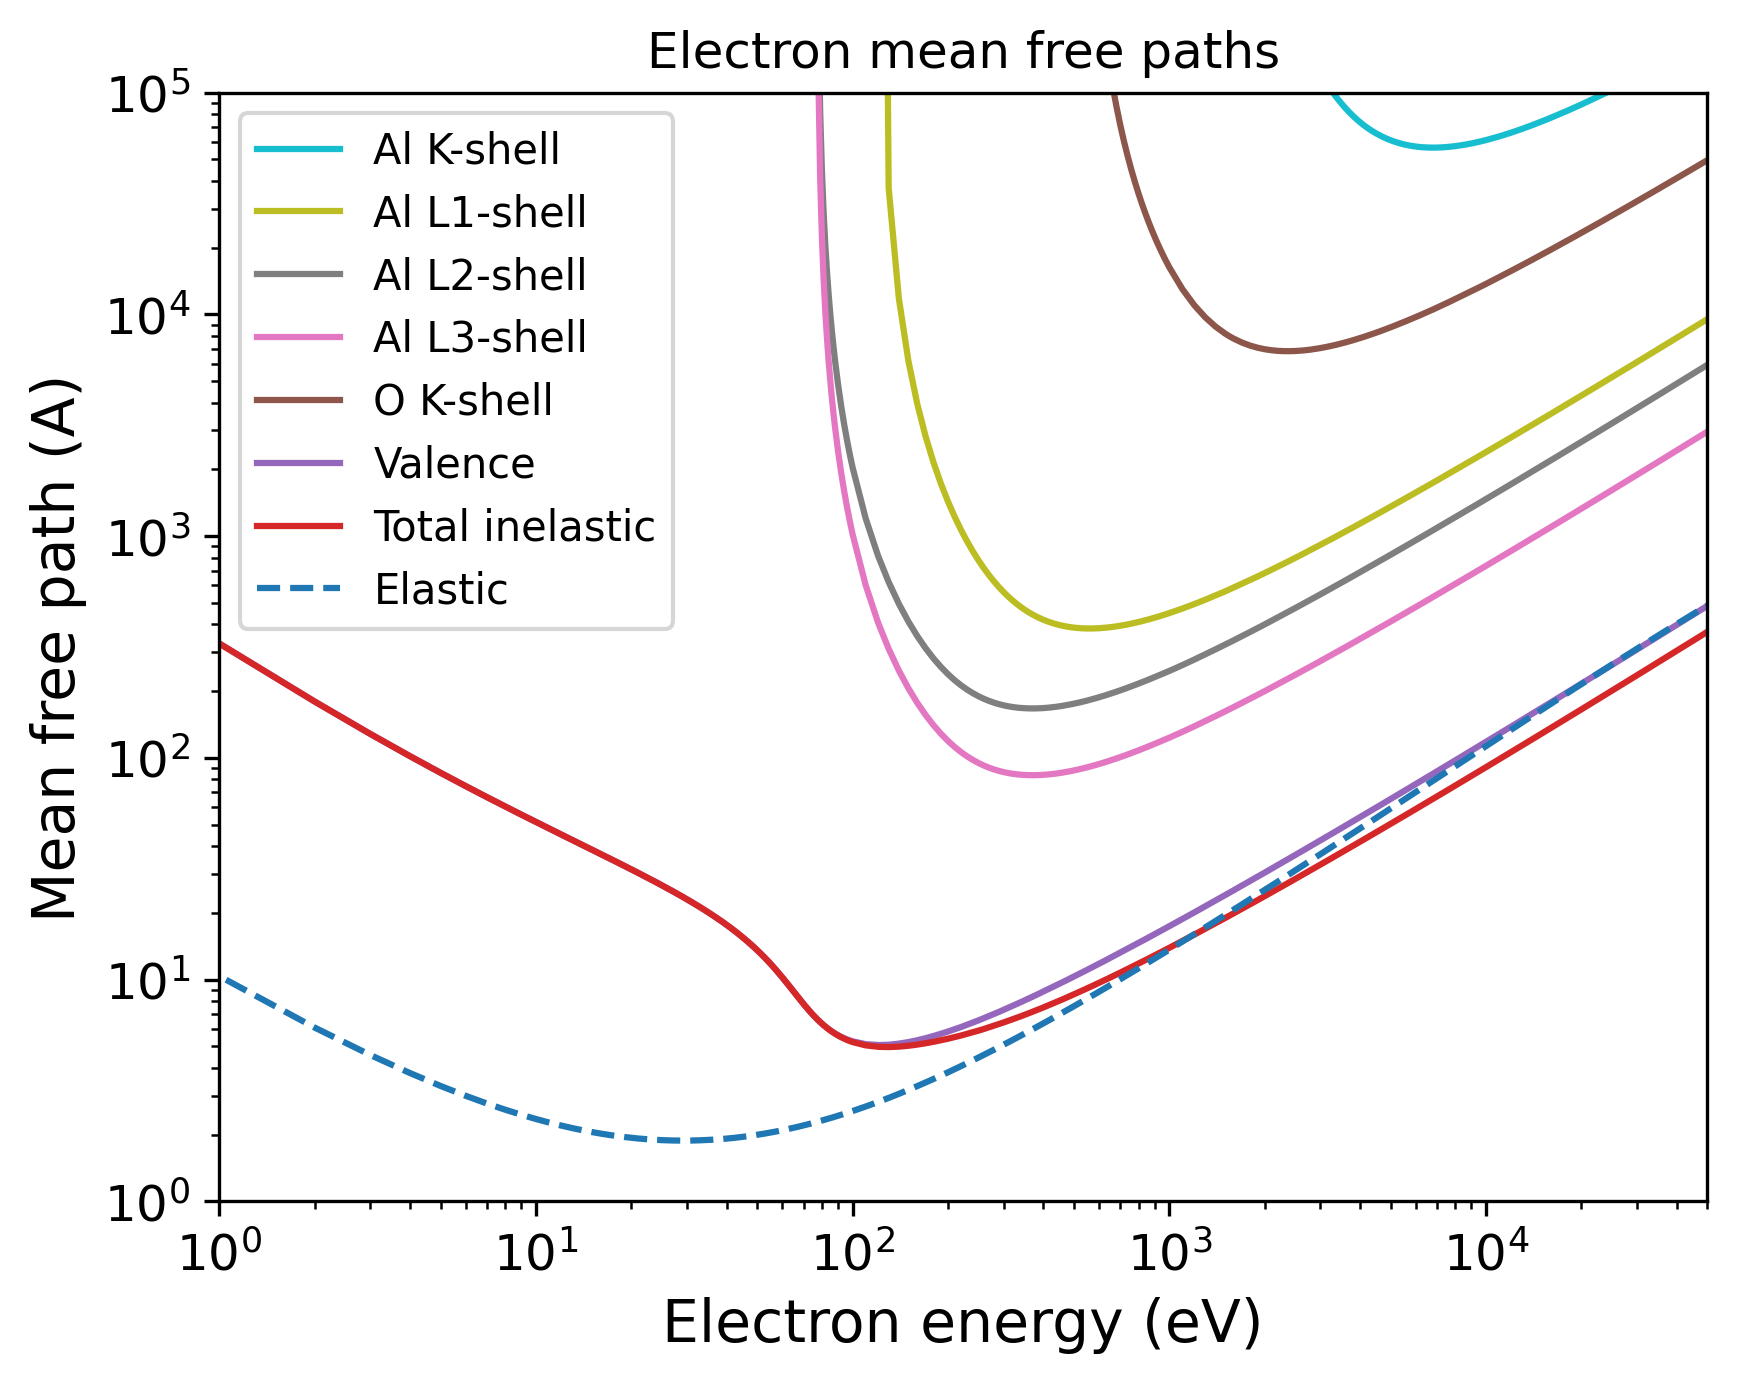

Reproduce this figure in Python.
import pandas as pd
import numpy as np
import matplotlib.pyplot as plt
import matplotlib.cm as cm
# Set the format:
plt.xlabel("Electron energy (eV)", fontsize=14)
plt.ylabel("Mean free path (A)", fontsize=14)
plt.xticks(fontsize=12)
plt.yticks(fontsize=12)
plt.grid(False)
# Set the axes:
# Read the output file:
df = pd.read_csv(r"OUTPUT_k-Al2O3_Electron_IMFP.dat", sep=r'\s+', header=None, comment="#", skipinitialspace=True)
plt.xscale("log")
plt.yscale("log")
# Prepare the plot:
columns_to_plot = [ 1, 2, 3, 4, 5, 6, 7]
labels = [ "Al K-shell", "Al L1-shell", "Al L2-shell", "Al L3-shell", "O K-shell", "Valence", "Total inelastic"]
# Create N distinct colors from a colormap
N = len(columns_to_plot)
colors = plt.cm.tab10(np.linspace(1, 0, 10))
# Set line styles:
linestyles = [ "-", "-", "-", "-", "-", "-", "-"]
for i, col in enumerate(columns_to_plot):
    color = colors[i % len(colors)]
    ls    = linestyles[i % len(linestyles)]
    label = labels[i % len(labels)]
    plt.plot(df.iloc[:, 0], df.iloc[:, col],
    color=color,
    label=label,
    linestyle=ls)
# Add a curve from the second file
df2 = pd.read_csv(r"OUTPUT_k-Al2O3_Electron_EMFP.dat", sep=r'\s+', header=None, comment="#", skipinitialspace=True)
columns_to_plot2 = [ 3]
labels2 = [ "Elastic"]
# Create second part of the plot:
for col, label in zip(columns_to_plot2, labels2):
    plt.plot(df2.iloc[:, 0], df2.iloc[:, col], label=label, linestyle="--")
plt.xlim(1.00000000,50000.00000000)
plt.ylim(1.00000000,100000.00000000)
plt.title("Electron mean free paths")
plt.legend(loc="best", fontsize=10)
# Save the plot in this format:
plt.savefig("OUTPUT_MFP_electron.png", dpi=300, bbox_inches="tight")
